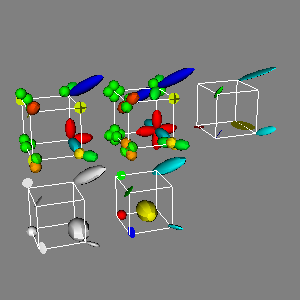

Python code for this plot:
#!/usr/bin/env python

# Visualize tensor data using vtkTensorGlyph with five different glyph
# configurations: color off, no eigenvalue extraction, three glyphs,
# symmetric three glyphs, and 6-component symmetric tensors.

import os

# Factory overrides
import vtkmodules.vtkInteractionStyle  # noqa: F401
import vtkmodules.vtkRenderingOpenGL2  # noqa: F401

from vtkmodules.vtkFiltersCore import (
    vtkPolyDataNormals,
    vtkTensorGlyph,
)
from vtkmodules.vtkFiltersModeling import vtkOutlineFilter
from vtkmodules.vtkFiltersSources import vtkSphereSource
from vtkmodules.vtkIOLegacy import vtkDataSetReader
from vtkmodules.vtkRenderingCore import (
    vtkActor,
    vtkPolyDataMapper,
    vtkRenderWindow,
    vtkRenderWindowInteractor,
    vtkRenderer,
)

# Data file path (relative to this script)
data_dir = os.environ.get("VPE_DATA_DIR", os.path.dirname(os.path.abspath(__file__)))

# Reader: tensor data
reader = vtkDataSetReader()
reader.SetFileName(os.path.join(data_dir, "tensors.vtk"))

# Glyph source
glyph_source = vtkSphereSource()
glyph_source.SetRadius(0.5)
glyph_source.SetCenter(0.5, 0.0, 0.0)

# --- Glyph 1: color off ---
glyph_1 = vtkTensorGlyph()
glyph_1.SetInputConnection(reader.GetOutputPort())
glyph_1.SetSourceConnection(glyph_source.GetOutputPort())
glyph_1.SetScaleFactor(0.25)
glyph_1.ColorGlyphsOff()

normals_1 = vtkPolyDataNormals()
normals_1.SetInputConnection(glyph_1.GetOutputPort())

mapper_1 = vtkPolyDataMapper()
mapper_1.SetInputConnection(normals_1.GetOutputPort())

actor_1 = vtkActor()
actor_1.SetMapper(mapper_1)

outline_1 = vtkOutlineFilter()
outline_1.SetInputConnection(reader.GetOutputPort())

outline_mapper_1 = vtkPolyDataMapper()
outline_mapper_1.SetInputConnection(outline_1.GetOutputPort())

outline_actor_1 = vtkActor()
outline_actor_1.SetMapper(outline_mapper_1)

# --- Glyph 2: no eigenvalue extraction ---
glyph_2 = vtkTensorGlyph()
glyph_2.SetInputConnection(reader.GetOutputPort())
glyph_2.SetSourceConnection(glyph_source.GetOutputPort())
glyph_2.SetScaleFactor(0.25)
glyph_2.ExtractEigenvaluesOff()

normals_2 = vtkPolyDataNormals()
normals_2.SetInputConnection(glyph_2.GetOutputPort())

mapper_2 = vtkPolyDataMapper()
mapper_2.SetInputConnection(normals_2.GetOutputPort())

actor_2 = vtkActor()
actor_2.SetMapper(mapper_2)
actor_2.SetPosition(2.0, 0.0, 0.0)

outline_actor_2 = vtkActor()
outline_actor_2.SetMapper(outline_mapper_1)
outline_actor_2.SetPosition(2.0, 0.0, 0.0)

# --- Glyph 3: three glyphs, color by eigenvalues ---
glyph_3 = vtkTensorGlyph()
glyph_3.SetInputConnection(reader.GetOutputPort())
glyph_3.SetSourceConnection(glyph_source.GetOutputPort())
glyph_3.SetScaleFactor(0.25)
glyph_3.SetColorModeToEigenvalues()
glyph_3.ThreeGlyphsOn()

normals_3 = vtkPolyDataNormals()
normals_3.SetInputConnection(glyph_3.GetOutputPort())

mapper_3 = vtkPolyDataMapper()
mapper_3.SetInputConnection(normals_3.GetOutputPort())

actor_3 = vtkActor()
actor_3.SetMapper(mapper_3)
actor_3.SetPosition(0.0, 2.0, 0.0)

outline_actor_3 = vtkActor()
outline_actor_3.SetMapper(outline_mapper_1)
outline_actor_3.SetPosition(0.0, 2.0, 0.0)

# --- Glyph 4: symmetric three glyphs ---
glyph_4 = vtkTensorGlyph()
glyph_4.SetInputConnection(reader.GetOutputPort())
glyph_4.SetSourceConnection(glyph_source.GetOutputPort())
glyph_4.SetScaleFactor(0.25)
glyph_4.SetColorModeToEigenvalues()
glyph_4.ThreeGlyphsOn()
glyph_4.SymmetricOn()

normals_4 = vtkPolyDataNormals()
normals_4.SetInputConnection(glyph_4.GetOutputPort())

mapper_4 = vtkPolyDataMapper()
mapper_4.SetInputConnection(normals_4.GetOutputPort())

actor_4 = vtkActor()
actor_4.SetMapper(mapper_4)
actor_4.SetPosition(2.0, 2.0, 0.0)

outline_actor_4 = vtkActor()
outline_actor_4.SetMapper(outline_mapper_1)
outline_actor_4.SetPosition(2.0, 2.0, 0.0)

# --- Glyph 5: 6-component symmetric tensors ---
glyph_5 = vtkTensorGlyph()
glyph_5.SetInputConnection(reader.GetOutputPort())
glyph_5.SetSourceConnection(glyph_source.GetOutputPort())
glyph_5.SetScaleFactor(0.25)
glyph_5.SetInputArrayToProcess(0, 0, 0, 0, "symTensors1")

normals_5 = vtkPolyDataNormals()
normals_5.SetInputConnection(glyph_5.GetOutputPort())

mapper_5 = vtkPolyDataMapper()
mapper_5.SetInputConnection(normals_5.GetOutputPort())

actor_5 = vtkActor()
actor_5.SetMapper(mapper_5)
actor_5.SetPosition(4.0, 2.0, 0.0)

outline_actor_5 = vtkActor()
outline_actor_5.SetMapper(outline_mapper_1)
outline_actor_5.SetPosition(4.0, 2.0, 0.0)

# Update scalar ranges
glyph_1.Update()
scalars_1 = glyph_1.GetOutput().GetPointData().GetScalars()
if scalars_1:
    mapper_1.SetScalarRange(scalars_1.GetRange())

glyph_2.Update()
scalars_2 = glyph_2.GetOutput().GetPointData().GetScalars()
if scalars_2:
    mapper_2.SetScalarRange(scalars_2.GetRange())

glyph_3.Update()
scalars_3 = glyph_3.GetOutput().GetPointData().GetScalars()
if scalars_3:
    mapper_3.SetScalarRange(scalars_3.GetRange())

glyph_4.Update()
scalars_4 = glyph_4.GetOutput().GetPointData().GetScalars()
if scalars_4:
    mapper_4.SetScalarRange(scalars_4.GetRange())

glyph_5.Update()
scalars_5 = glyph_5.GetOutput().GetPointData().GetScalars()
if scalars_5:
    mapper_5.SetScalarRange(scalars_5.GetRange())

# Renderer
renderer = vtkRenderer()
renderer.SetBackground(0.5, 0.5, 0.5)
renderer.AddActor(actor_1)
renderer.AddActor(outline_actor_1)
renderer.AddActor(actor_2)
renderer.AddActor(outline_actor_2)
renderer.AddActor(actor_3)
renderer.AddActor(outline_actor_3)
renderer.AddActor(actor_4)
renderer.AddActor(outline_actor_4)
renderer.AddActor(actor_5)
renderer.AddActor(outline_actor_5)

# Window
render_window = vtkRenderWindow()
render_window.AddRenderer(renderer)
render_window.SetWindowName("tensor glyph")

# Scene
renderer.ResetCamera()
camera = renderer.GetActiveCamera()
camera.Azimuth(-20)
camera.Elevation(20)
camera.Zoom(1.1)

# Interactor
interactor = vtkRenderWindowInteractor()
interactor.SetRenderWindow(render_window)

interactor.Initialize()
interactor.Start()
